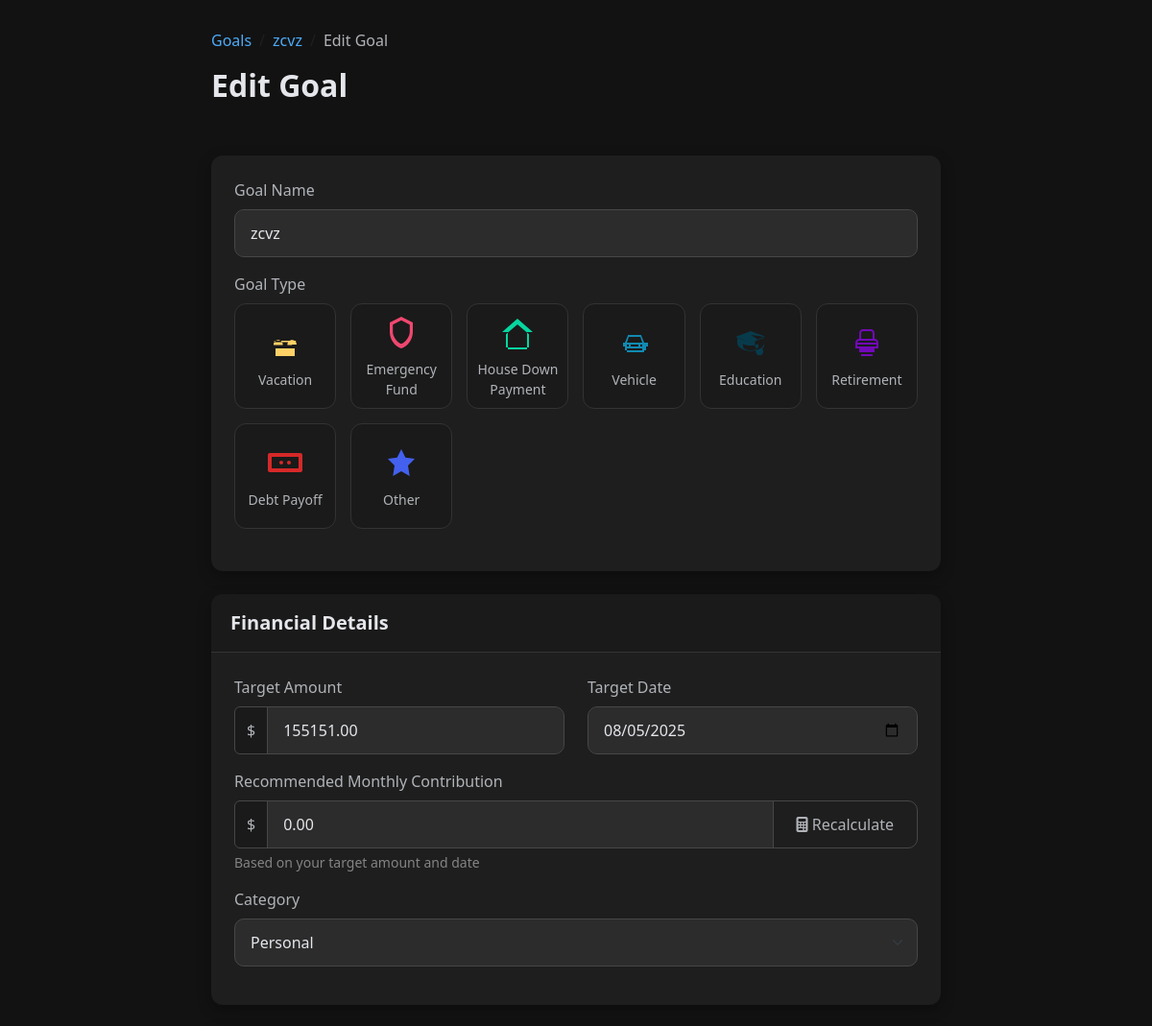
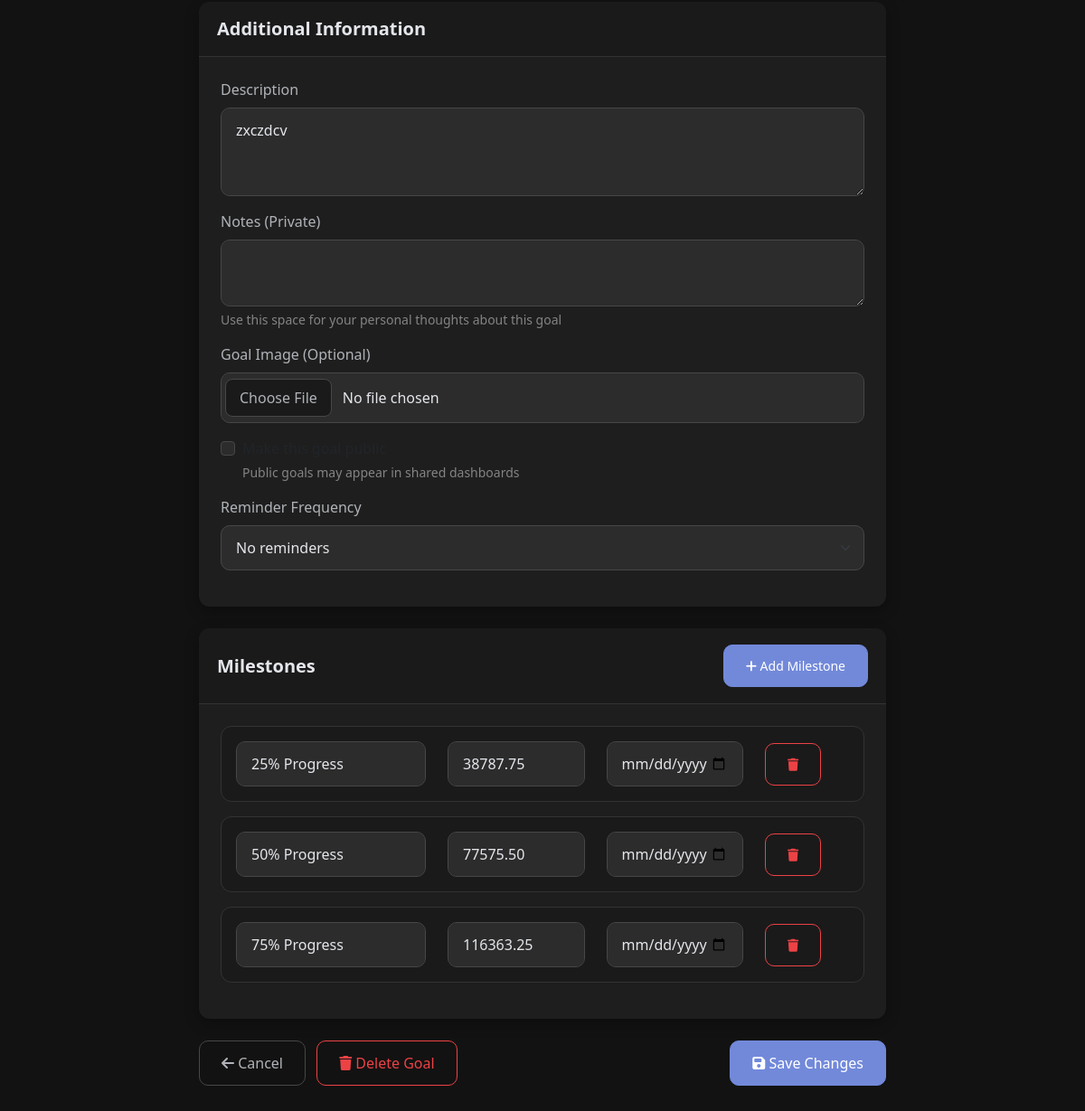
The page /app2/goals/2/edit/ (signed in) on the database its author committed (2 pictures, top to bottom).
### app2/models.py (models this page shows, shortened)
class FinancialGoal(models.Model):
    GOAL_TYPES = [
        ('VAC', 'Vacation'),
        ('EMF', 'Emergency Fund'),
        ('HDP', 'House Down Payment'),
        ('CAR', 'Vehicle'),
        ('EDU', 'Education'),
        ('RET', 'Retirement'),
        ('DEB', 'Debt Payoff'),
        ('OTH', 'Other'),
    ]
    user = models.ForeignKey(settings.AUTH_USER_MODEL, on_delete=models.CASCADE, related_name='financial_goals')
    name = models.CharField(max_length=100)
    goal_type = models.CharField(max_length=3, choices=GOAL_TYPES)
    target_amount = models.DecimalField(max_digits=12, decimal_places=2)
    current_amount = models.DecimalField(max_digits=12, decimal_places=2, default=0)
    start_date = models.DateField(default=timezone.now)
    target_date = models.DateField()
    description = models.TextField(blank=True, null=True)
    is_completed = models.BooleanField(default=False)

class GoalMilestone(models.Model):
    goal = models.ForeignKey(FinancialGoal, on_delete=models.CASCADE, related_name='milestones')
    name = models.CharField(max_length=100)
    amount = models.DecimalField(max_digits=12, decimal_places=2)
    date = models.DateField(blank=True, null=True)
    is_achieved = models.BooleanField(default=False)
    achievement_date = models.DateField(blank=True, null=True)
    class Meta:
        ordering = ['amount']

### app2/views.py (the view)
# urls.py: path('goals/<int:goal_id>/edit/', views.edit_goal, name='edit_goal'),
@login_required
def edit_goal(request, goal_id):
    goal = get_object_or_404(FinancialGoal, id=goal_id, user=request.user)
    if request.method == 'POST':
        form = FinancialGoalForm(request.POST, instance=goal)
        if form.is_valid():
            form.save()
            messages.success(request, f"Goal '{goal.name}' updated successfully!")
            return redirect('goal_detail', goal_id=goal.id)
    else:
        form = FinancialGoalForm(instance=goal)
    return render(request, 'edit_goal.html', {'form': form, 'goal': goal})

### app2/templates/edit_goal.html (shortened to what this page needs)
{% load static %}
<!DOCTYPE html>
<html lang="en">
<head>
    <link href="https://cdnjs.cloudflare.com/ajax/libs/bootstrap/5.3.0/css/bootstrap.min.css" rel="stylesheet">
    <link rel="stylesheet" href="https://cdnjs.cloudflare.com/ajax/libs/font-awesome/6.4.0/css/all.min.css">
    <link rel="stylesheet" href="https://cdnjs.cloudflare.com/ajax/libs/animate.css/4.1.1/animate.min.css">
</head>
<body>
    <div class="page-container">
        <div class="row mb-4 fade-in">
            <div class="col-md-12">
                <nav aria-label="breadcrumb">
                    <ol class="breadcrumb">
                        <li class="breadcrumb-item"><a href="{% url 'goal_list' %}">Goals</a></li>
                        <li class="breadcrumb-item"><a href="{% url 'goal_detail' goal.id %}">{{ goal.name }}</a></li>
                        <li class="breadcrumb-item active">Edit Goal</li>
                    </ol>
                </nav>
                <h2 class="slide-up">Edit Goal</h2>
            </div>
        </div>
        <form method="post" action="{% url 'edit_goal' goal.id %}" enctype="multipart/form-data">
            <div class="card slide-up" style="animation-delay: 0.1s;">
                <div class="card-body">
                    <div class="mb-3">
                        <label for="name" class="form-label">Goal Name</label>
                        <input type="text" class="form-control" id="name" name="name" value="{{ goal.name }}" required>
                    </div>
                    <div class="mb-3">
                        <label class="form-label">Goal Type</label>
                        <div class="goal-icon-grid">
                            <div class="goal-type-card {% if goal.icon == 'fa-umbrella-beach' %}selected{% endif %}" data-icon="fa-umbrella-beach">
                                <div class="goal-icon">
                                    <svg viewBox="0 0 100 100" class="svg-vacation">
                                        <path d="M80,55c0-6.63-5.37-12-12-12s-12,5.37-12,12c0,0.34,0.02,0.67,0.05,1H20.05 C20.02,55.67,20,55.34,20,55c0-6.63,5.37-12,12-12s12,5.37,12,12c0,0.34-0.02,0.67-0.05,1h24.1C68.02,55.67,68,55.34,68,55z M22,49 h56v-4H22V49z M25,65h50v20H25V65z"></path>
                                    </svg>
                                </div>
                                <p class="goal-icon-name">Vacation</p>
                            </div>
                            <div class="goal-type-card {% if goal.icon == 'fa-shield-alt' %}selected{% endif %}" data-icon="fa-shield-alt">
                                <div class="goal-icon">
                                    <svg viewBox="0 0 100 100" class="svg-emergency">
                                        <path d="M50,10L20,25v25c0,19.3,12.87,37.29,30,42.5c17.13-5.21,30-23.2,30-42.5V25L50,10z M50,80.83 C37.83,76.38,28,60.79,28,50V30.5L50,19.5l22,11V50C72,60.79,62.17,76.38,50,80.83z"></path>
                                    </svg>
                                </div>
                                <p class="goal-icon-name">Emergency Fund</p>
                            </div>
                            <div class="goal-type-card {% if goal.icon == 'fa-house' %}selected{% endif %}" data-icon="fa-house">
                                <div class="goal-icon">
                                    <svg viewBox="0 0 100 100" class="svg-house">
                                        <path d="M80,55.82V90H20V55.82L50,30L80,55.82z M50,15L10,50h15v45h50V50h15L50,15z"></path>
                                    </svg>
                                </div>
                                <p class="goal-icon-name">House Down Payment</p>
                            </div>
                            <div class="goal-type-card {% if goal.icon == 'fa-car' %}selected{% endif %}" data-icon="fa-car">
                                <div class="goal-icon">
                                    <svg viewBox="0 0 100 100" class="svg-vehicle">
                                        <path d="M80,50h-5l-8-20H33l-8,20h-5v10h5v10h5v5h45v-5h5V60h5V50z M35,35h30l5,15H30L35,35z M30,65h40v5H30V65z M30,55h5v5h5v-5h20v5h5v-5h5v5H30V55z"></path>
                                    </svg>
                                </div>
                                <p class="goal-icon-name">Vehicle</p>
                            </div>
                            <div class="goal-type-card {% if goal.icon == 'fa-graduation-cap' %}selected{% endif %}" data-icon="fa-graduation-cap">
                                <div class="goal-icon">
                                </div>
                                <p class="goal-icon-name">Education</p>
                            </div>
                            <div class="goal-type-card {% if goal.icon == 'fa-chair' %}selected{% endif %}" data-icon="fa-chair">
                                <div class="goal-icon">
                                </div>
                                <p class="goal-icon-name">Retirement</p>
                            </div>
                            <div class="goal-type-card {% if goal.icon == 'fa-money-bill' %}selected{% endif %}" data-icon="fa-money-bill">
                                <div class="goal-icon">
                                    <svg viewBox="0 0 100 100" class="svg-debt">
                                        <path d="M90,25H10c-2.76,0-5,2.24-5,5v40c0,2.76,2.24,5,5,5h80c2.76,0,5-2.24,5-5V30C95,27.24,92.76,25,90,25z M85,65H15V35h70V65z M35,50c0-2.76,2.24-5,5-5s5,2.24,5,5s-2.24,5-5,5S35,52.76,35,50z M55,50c0-2.76,2.24-5,5-5s5,2.24,5,5s-2.24,5-5,5S55,52.76,55,50z"></path>
                                    </svg>
                                </div>
                                <p class="goal-icon-name">Debt Payoff</p>
                            </div>
                            <div class="goal-type-card {% if goal.icon == 'fa-star' %}selected{% endif %}" data-icon="fa-star">
                                <div class="goal-icon">
                                    <svg viewBox="0 0 100 100" class="svg-other">
                                        <path d="M50,15l10.87,22.05L85,40.14l-17.5,17.05L71.74,85L50,72.5L28.26,85l4.24-27.81L15,40.14l24.13-3.09L50,15z"></path>
                                    </svg>
                                </div>
                                <p class="goal-icon-name">Other</p>
                            </div>
                        </div>
                    </div>
                </div>
            </div>
            <div class="card slide-up" style="animation-delay: 0.2s;">
                <div class="card-header">
                    <h5 class="mb-0">Financial Details</h5>
                </div>
                <div class="card-body">
                    <div class="row">
                        <div class="col-md-6 mb-3">
                            <label for="target_amount" class="form-label">Target Amount</label>
                            <div class="input-group">
                                <span class="input-group-text">$</span>
                                <input type="number" class="form-control" id="target_amount" name="target_amount"
                                       value="{{ goal.target_amount }}" step="0.01" required>
                            </div>
                        </div>
                        <div class="col-md-6 mb-3">
                            <label for="target_date" class="form-label">Target Date</label>
                            <input type="date" class="form-control" id="target_date" name="target_date"
                                   value="{{ goal.target_date|date:'Y-m-d' }}" required>
                        </div>
                    </div>
                    <div class="mb-3">
                        <label for="monthly_contribution" class="form-label">Recommended Monthly Contribution</label>
                        <div class="input-group">
                            <span class="input-group-text">$</span>
                            <input type="number" class="form-control" id="monthly_contribution" name="monthly_contribution"
                                   value="{{ goal.monthly_contribution }}" step="0.01" readonly>
                            <button class="btn btn-outline-secondary" type="button" id="recalculate_btn">
                                <i class="fa-solid fa-calculator"></i> Recalculate
                            </button>
                        </div>
                        <div class="form-text">Based on your target amount and date</div>
                    </div>
                    <div class="mb-3">
                        <label for="category" class="form-label">Category</label>
                        <select class="form-select" id="category" name="category">
                            <option value="personal" {% if goal.category == 'personal' %}selected{% endif %}>Personal</option>
                        </select>
                    </div>
                </div>
            </div>
            <div class="card slide-up" style="animation-delay: 0.3s;">
                <div class="card-header">
                    <h5 class="mb-0">Additional Information</h5>
                </div>
                <div class="card-body">
                    <div class="mb-3">
                        <label for="description" class="form-label">Description</label>
                        <textarea class="form-control" id="description" name="description" rows="3">{{ goal.description }}</textarea>
                    </div>
                    <div class="mb-3">
                        <label for="notes" class="form-label">Notes (Private)</label>
                        <textarea class="form-control" id="notes" name="notes" rows="2">{{ goal.notes }}</textarea>
                        <div class="form-text">Use this space for your personal thoughts about this goal</div>
                    </div>
                    <div class="mb-3">
                        <label for="goal_image" class="form-label">Goal Image (Optional)</label>
                        <input type="file" class="form-control" id="goal_image" name="image" accept="image/*">
                    </div>
                    <div class="mb-3 form-check">
                        <input type="checkbox" class="form-check-input" id="visibility" name="is_public"
                               {% if goal.is_public %}checked{% endif %}>
                        <label class="form-check-label" for="visibility">Make this goal public</label>
                        <div class="form-text">Public goals may appear in shared dashboards</div>
                    </div>
                    <div class="mb-3">
                        <label for="reminder_frequency" class="form-label">Reminder Frequency</label>
                        <select class="form-select" id="reminder_frequency" name="reminder_frequency">
                            <option value="none" {% if goal.reminder_frequency == 'none' %}selected{% endif %}>No reminders</option>
                        </select>
                    </div>
                </div>
            </div>
            <div class="card slide-up" style="animation-delay: 0.4s;">
                <div class="card-header d-flex justify-content-between align-items-center">
                    <h5 class="mb-0">Milestones</h5>
                    <button type="button" class="btn btn-sm btn-primary" id="add_milestone_btn">
                        <i class="fa-solid fa-plus"></i> Add Milestone
                    </button>
                </div>
                <div class="card-body" id="milestones_container">
                    {% if goal.milestones.all %}
                        {% for milestone in goal.milestones.all %}
                        <div class="milestone-item">
                            <div class="row">
                                <div class="col-md-4 mb-2 mb-md-0">
                                    <input type="text" class="form-control" name="milestone_name_{{ milestone.id }}"
                                           value="{{ milestone.name }}" placeholder="Milestone name">
                                </div>
                                <div class="col-md-3 mb-2 mb-md-0">
                                    <input type="number" class="form-control" name="milestone_amount_{{ milestone.id }}"
                                           value="{{ milestone.amount }}" step="0.01" placeholder="Amount">
                                </div>
                                <div class="col-md-3 mb-2 mb-md-0">
                                    <input type="date" class="form-control" name="milestone_date_{{ milestone.id }}"
                                           value="{{ milestone.target_date|date:'Y-m-d' }}">
                                </div>
                                <div class="col-md-1 d-flex align-items-center">
                                    <button type="button" class="btn btn-sm btn-outline-danger remove-milestone"
                                            data-milestone-id="{{ milestone.id }}">
                                        <i class="fa-solid fa-trash"></i>
                                    </button>
                                </div>
                            </div>
                        </div>
                        {% endfor %}
                    {% else %}
                        <p id="no_milestones_msg">No milestones yet. Add your first milestone!</p>
                    {% endif %}
                </div>
            </div>
            <div class="d-flex justify-content-between mt-4 slide-up" style="animation-delay: 0.5s;">
                <div>
                    <a href="{% url 'goal_detail' goal.id %}" class="btn btn-outline-secondary me-2">
                        <i class="fa-solid fa-arrow-left"></i> Cancel
                    </a>
                    <button type="button" class="btn btn-outline-danger delete-btn" data-bs-toggle="modal" data-bs-target="#deleteGoalModal">
                        <i class="fa-solid fa-trash"></i> Delete Goal
                    </button>
                </div>
                <button type="submit" class="btn btn-primary">
                    <i class="fa-solid fa-save"></i> Save Changes
                </button>
            </div>
        </form>
    </div>
</body>
</html>

### rows shown on the page
FinancialGoal: name "zcvz", target_amount "155151.00", target_date "08/05/2025", description "zxczdcv"
GoalMilestone: name "25% Progress", amount "38787.75"
GoalMilestone: name "50% Progress", amount "77575.50"
GoalMilestone: name "75% Progress", amount "116363.25"
